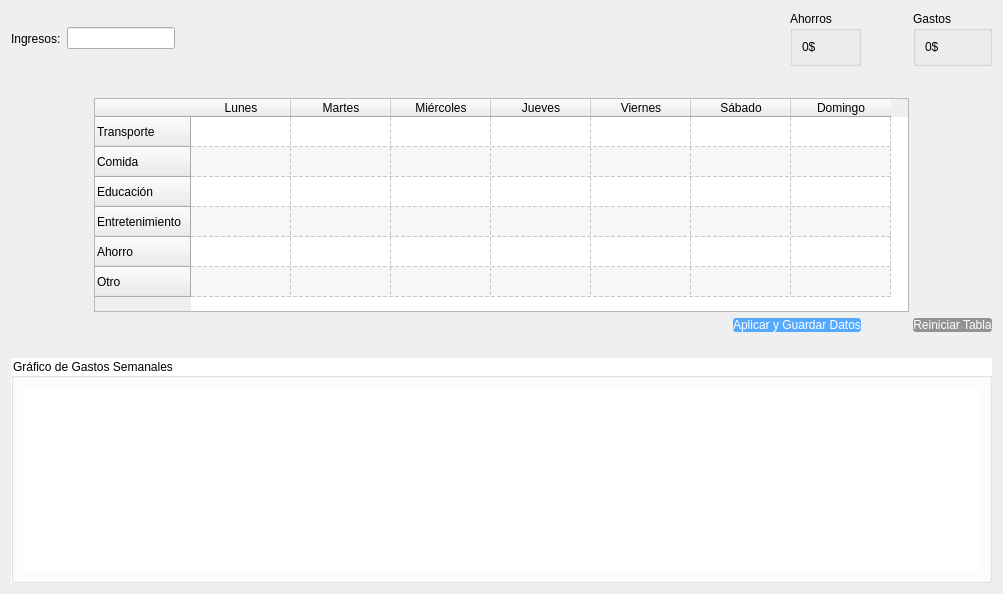
            <widget class="QWidget" name="tab_3">
             <attribute name="title">
              <string>Gasto Semanal</string>
             </attribute>
             <layout class="QGridLayout" name="gridLayout">
              <item row="0" column="16" rowspan="2">
               <widget class="QGroupBox" name="ahorros_box">
                <property name="title">
                 <string>Ahorros</string>
                </property>
                <layout class="QVBoxLayout" name="verticalLayout_5">
                 <item>
                  <widget class="QLabel" name="ahorros_txt">
                   <property name="text">
                    <string>0$</string>
                   </property>
                  </widget>
                 </item>
                </layout>
               </widget>
              </item>
              <item row="0" column="18" rowspan="2">
               <widget class="QGroupBox" name="gastos_box">
                <property name="title">
                 <string>Gastos</string>
                </property>
                <layout class="QVBoxLayout" name="verticalLayout_4">
                 <item>
                  <widget class="QLabel" name="gastos_txt">
                   <property name="text">
                    <string>0$</string>
                   </property>
                  </widget>
                 </item>
                </layout>
               </widget>
              </item>
              <item row="1" column="15">
               <spacer name="horizontalSpacer_2">
                <property name="orientation">
                 <enum>Qt::Horizontal</enum>
                </property>
                <property name="sizeHint" stdset="0">
                 <size>
                  <width>40</width>
                  <height>20</height>
                 </size>
                </property>
               </spacer>
              </item>
              <item row="1" column="8">
               <spacer name="horizontalSpacer_12">
                <property name="orientation">
                 <enum>Qt::Horizontal</enum>
                </property>
                <property name="sizeHint" stdset="0">
                 <size>
                  <width>40</width>
                  <height>20</height>
                 </size>
                </property>
               </spacer>
              </item>
              <item row="5" column="18" alignment="Qt::AlignVCenter">
               <widget class="QPushButton" name="btnReiniciar">
                <property name="styleSheet">
                 <string notr="true">#btnReiniciar{
	color: rgb(255, 255, 255);
	background-color: rgb(147, 147, 147);
	border-radius: 3px;	
}

#btnReiniciar:hover{
	background-color: rgb(100, 100, 100);
}</string>
                </property>
                <property name="text">
                 <string>Reiniciar Tabla</string>
                </property>
               </widget>
              </item>
              <item row="0" column="2" rowspan="2">
               <widget class="QLineEdit" name="ingresosInput"/>
              </item>
              <item row="1" column="13">
               <spacer name="horizontalSpacer_8">
                <property name="orientation">
                 <enum>Qt::Horizontal</enum>
                </property>
                <property name="sizeHint" stdset="0">
                 <size>
                  <width>40</width>
                  <height>20</height>
                 </size>
                </property>
               </spacer>
              </item>
              <item row="5" column="15" colspan="2" alignment="Qt::AlignVCenter">
               <widget class="QPushButton" name="btnAplicar">
                <property name="styleSheet">
                 <string notr="true">#btnAplicar{
	color: rgb(255, 255, 255);
	background-color: rgb(85, 170, 255);
	border-radius: 3px;	
}

#btnAplicar:hover{
	background-color: rgb(0, 85, 255);
}</string>
                </property>
                <property name="text">
                 <string>Aplicar y Guardar Datos</string>
                </property>
               </widget>
              </item>
              <item row="1" column="10">
               <spacer name="horizontalSpacer_7">
                <property name="orientation">
                 <enum>Qt::Horizontal</enum>
                </property>
                <property name="sizeHint" stdset="0">
                 <size>
                  <width>40</width>
                  <height>20</height>
                 </size>
                </property>
               </spacer>
              </item>
              <item row="0" column="1" rowspan="2">
               <widget class="QLabel" name="ingreso_txt">
                <property name="text">
                 <string>Ingresos:</string>
                </property>
                <property name="margin">
                 <number>0</number>
                </property>
                <property name="indent">
                 <number>-1</number>
                </property>
               </widget>
              </item>
              <item row="1" column="14">
               <spacer name="horizontalSpacer_14">
                <property name="orientation">
                 <enum>Qt::Horizontal</enum>
                </property>
                <property name="sizeHint" stdset="0">
                 <size>
                  <width>40</width>
                  <height>20</height>
                 </size>
                </property>
               </spacer>
              </item>
              <item row="1" column="6">
               <spacer name="horizontalSpacer_11">
                <property name="orientation">
                 <enum>Qt::Horizontal</enum>
                </property>
                <property name="sizeHint" stdset="0">
                 <size>
                  <width>40</width>
                  <height>20</height>
                 </size>
                </property>
               </spacer>
              </item>
              <item row="1" column="7">
               <spacer name="horizontalSpacer_6">
                <property name="orientation">
                 <enum>Qt::Horizontal</enum>
                </property>
                <property name="sizeHint" stdset="0">
                 <size>
                  <width>40</width>
                  <height>20</height>
                 </size>
                </property>
               </spacer>
              </item>
              <item row="6" column="1" colspan="18">
               <widget class="QLabel" name="conclusion_txt">
                <property name="styleSheet">
                 <string notr="true"/>
                </property>
                <property name="text">
                 <string/>
                </property>
               </widget>
              </item>
              <item row="3" column="1" colspan="15">
               <widget class="QLabel" name="aviso_txt">
                <property name="font">
                 <font>
                  <pointsize>13</pointsize>
                 </font>
                </property>
                <property name="styleSheet">
                 <string notr="true">color: rgb(255, 0, 0)</string>
                </property>
                <property name="text">
                 <string/>
                </property>
               </widget>
              </item>
              <item row="1" column="11">
               <spacer name="horizontalSpacer_3">
                <property name="orientation">
                 <enum>Qt::Horizontal</enum>
                </property>
                <property name="sizeHint" stdset="0">
                 <size>
                  <width>40</width>
                  <height>20</height>
                 </size>
                </property>
               </spacer>
              </item>
              <item row="1" column="12">
               <spacer name="horizontalSpacer_13">
                <property name="orientation">
                 <enum>Qt::Horizontal</enum>
                </property>
                <property name="sizeHint" stdset="0">
                 <size>
                  <width>40</width>
                  <height>20</height>
                 </size>
                </property>
               </spacer>
              </item>
              <item row="1" column="9">
               <spacer name="horizontalSpacer_5">
                <property name="orientation">
                 <enum>Qt::Horizontal</enum>
                </property>
                <property name="sizeHint" stdset="0">
                 <size>
                  <width>40</width>
                  <height>20</height>
                 </size>
                </property>
               </spacer>
              </item>
              <item row="1" column="3">
               <spacer name="horizontalSpacer_4">
                <property name="orientation">
                 <enum>Qt::Horizontal</enum>
                </property>
                <property name="sizeHint" stdset="0">
                 <size>
                  <width>40</width>
                  <height>20</height>
                 </size>
                </property>
               </spacer>
              </item>
              <item row="7" column="1" colspan="18">
               <widget class="QGroupBox" name="graficos_box">
                <property name="minimumSize">
                 <size>
                  <width>815</width>
                  <height>220</height>
                 </size>
                </property>
                <property name="styleSheet">
                 <string notr="true">background-color: rgb(255, 255, 255);</string>
                </property>
                <property name="title">
                 <string>Gráfico de Gastos Semanales</string>
                </property>
                <layout class="QGridLayout" name="gridLayout_2">
                 <item row="0" column="0">
                  <widget class="QWidget" name="frameGrafico" native="true">
                   <property name="minimumSize">
                    <size>
                     <width>795</width>
                     <height>184</height>
                    </size>
                   </property>
                   <property name="styleSheet">
                    <string notr="true">max-height:200px;</string>
                   </property>
                  </widget>
                 </item>
                </layout>
               </widget>
              </item>
              <item row="1" column="4">
               <spacer name="horizontalSpacer_10">
                <property name="orientation">
                 <enum>Qt::Horizontal</enum>
                </property>
                <property name="sizeHint" stdset="0">
                 <size>
                  <width>40</width>
                  <height>20</height>
                 </size>
                </property>
               </spacer>
              </item>
              <item row="4" column="1" colspan="18" alignment="Qt::AlignHCenter|Qt::AlignVCenter">
               <widget class="QTableWidget" name="tablaInput">
                <property name="minimumSize">
                 <size>
                  <width>815</width>
                  <height>0</height>
                 </size>
                </property>
                <property name="maximumSize">
                 <size>
                  <width>815</width>
                  <height>219</height>
                 </size>
                </property>
                <property name="sizeAdjustPolicy">
                 <enum>QAbstractScrollArea::AdjustToContents</enum>
                </property>
                <property name="autoScroll">
                 <bool>false</bool>
                </property>
                <property name="editTriggers">
                 <set>QAbstractItemView::AnyKeyPressed|QAbstractItemView::CurrentChanged|QAbstractItemView::DoubleClicked|QAbstractItemView::EditKeyPressed</set>
                </property>
                <property name="dragDropOverwriteMode">
                 <bool>true</bool>
                </property>
                <property name="dragDropMode">
                 <enum>QAbstractItemView::DragOnly</enum>
                </property>
                <property name="alternatingRowColors">
                 <bool>true</bool>
                </property>
                <property name="selectionMode">
                 <enum>QAbstractItemView::SingleSelection</enum>
                </property>
                <property name="showGrid">
                 <bool>true</bool>
                </property>
                <property name="gridStyle">
                 <enum>Qt::DashLine</enum>
                </property>
                <property name="sortingEnabled">
                 <bool>true</bool>
                </property>
                <property name="wordWrap">
                 <bool>true</bool>
                </property>
                <property name="cornerButtonEnabled">
                 <bool>true</bool>
                </property>
                <attribute name="horizontalHeaderCascadingSectionResizes">
                 <bool>false</bool>
                </attribute>
                <attribute name="verticalHeaderShowSortIndicator" stdset="0">
                 <bool>false</bool>
                </attribute>
                <row>
                 <property name="text">
                  <string notr="true">Transporte</string>
                 </property>
                 <property name="toolTip">
                  <string notr="true"/>
                 </property>
                 <property name="whatsThis">
                  <string notr="true"/>
                 </property>
                </row>
                <row>
                 <property name="text">
                  <string>Comida</string>
                 </property>
                </row>
                <row>
                 <property name="text">
                  <string>Educación</string>
                 </property>
                </row>
                <row>
                 <property name="text">
                  <string>Entretenimiento</string>
                 </property>
                </row>
                <row>
                 <property name="text">
                  <string>Ahorro</string>
                 </property>
                </row>
                <row>
                 <property name="text">
                  <string>Otro</string>
                 </property>
                </row>
                <column>
                 <property name="text">
                  <string notr="true">Lunes</string>
                 </property>
                 <property name="toolTip">
                  <string notr="true"/>
                 </property>
                 <property name="whatsThis">
                  <string notr="true"/>
                 </property>
                </column>
                <column>
                 <property name="text">
                  <string>Martes</string>
                 </property>
                </column>
                <column>
                 <property name="text">
                  <string>Miércoles</string>
                 </property>
                </column>
                <column>
                 <property name="text">
                  <string>Jueves</string>
                 </property>
                </column>
                <column>
                 <property name="text">
                  <string>Viernes</string>
                 </property>
                </column>
                <column>
                 <property name="text">
                  <string>Sábado</string>
                 </property>
                </column>
                <column>
                 <property name="text">
                  <string>Domingo</string>
                 </property>
                </column>
                <item row="0" column="0">
                 <property name="text">
                  <string notr="true" extracomment="0000"/>
                 </property>
                 <property name="toolTip">
                  <string notr="true"/>
                 </property>
                 <property name="whatsThis">
                  <string notr="true"/>
                 </property>
                </item>
                <item row="0" column="1">
                 <property name="text">
                  <string/>
                 </property>
                </item>
                <item row="0" column="2">
                 <property name="text">
                  <string/>
                 </property>
                </item>
                <item row="0" column="3">
                 <property name="text">
                  <string/>
                 </property>
                </item>
                <item row="1" column="0">
                 <property name="text">
                  <string/>
                 </property>
                </item>
                <item row="1" column="1">
                 <property name="text">
                  <string/>
                 </property>
                </item>
                <item row="1" column="2">
                 <property name="text">
                  <string/>
                 </property>
                </item>
                <item row="1" column="3">
                 <property name="text">
                  <string/>
                 </property>
                </item>
                <item row="1" column="4">
                 <property name="text">
                  <string/>
                 </property>
                </item>
                <item row="1" column="5">
                 <property name="text">
                  <string/>
                 </property>
                </item>
                <item row="2" column="0">
                 <property name="text">
                  <string/>
                 </property>
                </item>
                <item row="2" column="1">
                 <property name="text">
                  <string/>
                 </property>
                </item>
                <item row="2" column="2">
                 <property name="text">
                  <string/>
                 </property>
                </item>
                <item row="2" column="3">
                 <property name="text">
                  <string/>
                 </property>
                </item>
                <item row="2" column="4">
                 <property name="text">
                  <string/>
                 </property>
                </item>
                <item row="2" column="5">
                 <property name="text">
                  <string/>
                 </property>
                </item>
                <item row="3" column="0">
                 <property name="text">
                  <string/>
                 </property>
                </item>
                <item row="3" column="1">
                 <property name="text">
                  <string/>
                 </property>
                </item>
                <item row="3" column="2">
                 <property name="text">
                  <string/>
                 </property>
                </item>
                <item row="3" column="3">
                 <property name="text">
                  <string/>
                 </property>
                </item>
                <item row="3" column="4">
                 <property name="text">
                  <string/>
                 </property>
                </item>
                <item row="3" column="5">
                 <property name="text">
                  <string/>
                 </property>
                </item>
                <item row="4" column="0">
                 <property name="text">
                  <string/>
                 </property>
                </item>
                <item row="4" column="1">
                 <property name="text">
                  <string/>
                 </property>
                </item>
                <item row="4" column="2">
                 <property name="text">
                  <string/>
                 </property>
                </item>
                <item row="4" column="3">
                 <property name="text">
                  <string/>
                 </property>
                </item>
                <item row="4" column="4">
                 <property name="text">
                  <string/>
                 </property>
                </item>
                <item row="4" column="5">
                 <property name="text">
                  <string/>
                 </property>
                </item>
                <item row="5" column="0">
                 <property name="text">
                  <string/>
                 </property>
                </item>
                <item row="5" column="1">
                 <property name="text">
                  <string/>
                 </property>
                </item>
                <item row="5" column="2">
                 <property name="text">
                  <string/>
                 </property>
                </item>
                <item row="5" column="3">
                 <property name="text">
                  <string/>
                 </property>
                </item>
                <item row="5" column="4">
                 <property name="text">
                  <string/>
                 </property>
                </item>
                <item row="5" column="5">
                 <property name="text">
                  <string/>
                 </property>
                </item>
               </widget>
              </item>
              <item row="1" column="17">
               <spacer name="horizontalSpacer">
                <property name="orientation">
                 <enum>Qt::Horizontal</enum>
                </property>
                <property name="sizeHint" stdset="0">
                 <size>
                  <width>40</width>
                  <height>20</height>
                 </size>
                </property>
               </spacer>
              </item>
              <item row="1" column="5">
               <spacer name="horizontalSpacer_9">
                <property name="orientation">
                 <enum>Qt::Horizontal</enum>
                </property>
                <property name="sizeHint" stdset="0">
                 <size>
                  <width>40</width>
                  <height>20</height>
                 </size>
                </property>
               </spacer>
              </item>
             </layout>
            </widget>
